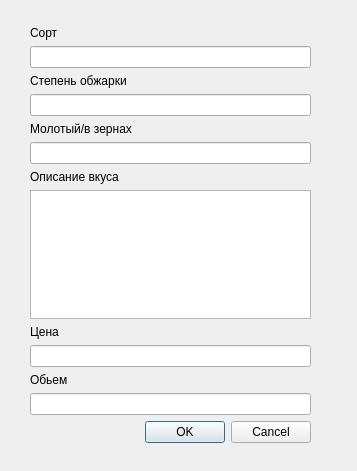
<?xml version="1.0" encoding="UTF-8"?>
<ui version="4.0">
 <class>Dialog</class>
 <widget class="QDialog" name="Dialog">
  <property name="geometry">
   <rect>
    <x>0</x>
    <y>0</y>
    <width>357</width>
    <height>471</height>
   </rect>
  </property>
  <property name="windowTitle">
   <string>Dialog</string>
  </property>
  <widget class="QWidget" name="verticalLayoutWidget">
   <property name="geometry">
    <rect>
     <x>30</x>
     <y>26</y>
     <width>281</width>
     <height>417</height>
    </rect>
   </property>
   <layout class="QVBoxLayout" name="verticalLayout">
    <item>
     <widget class="QLabel" name="label">
      <property name="text">
       <string>Сорт</string>
      </property>
     </widget>
    </item>
    <item>
     <widget class="QLineEdit" name="lineEdit"/>
    </item>
    <item>
     <widget class="QLabel" name="label_2">
      <property name="text">
       <string>Степень обжарки</string>
      </property>
     </widget>
    </item>
    <item>
     <widget class="QLineEdit" name="lineEdit_2"/>
    </item>
    <item>
     <widget class="QLabel" name="label_3">
      <property name="text">
       <string>Молотый/в зернах</string>
      </property>
     </widget>
    </item>
    <item>
     <widget class="QLineEdit" name="lineEdit_3"/>
    </item>
    <item>
     <widget class="QLabel" name="label_4">
      <property name="text">
       <string>Описание вкуса</string>
      </property>
     </widget>
    </item>
    <item>
     <widget class="QTextEdit" name="textEdit"/>
    </item>
    <item>
     <widget class="QLabel" name="label_5">
      <property name="text">
       <string>Цена</string>
      </property>
     </widget>
    </item>
    <item>
     <widget class="QLineEdit" name="lineEdit_4"/>
    </item>
    <item>
     <widget class="QLabel" name="label_6">
      <property name="text">
       <string>Обьем</string>
      </property>
     </widget>
    </item>
    <item>
     <widget class="QLineEdit" name="lineEdit_5"/>
    </item>
    <item>
     <widget class="QDialogButtonBox" name="buttonBox">
      <property name="orientation">
       <enum>Qt::Horizontal</enum>
      </property>
      <property name="standardButtons">
       <set>QDialogButtonBox::Cancel|QDialogButtonBox::Ok</set>
      </property>
     </widget>
    </item>
   </layout>
  </widget>
 </widget>
 <resources/>
 <connections>
  <connection>
   <sender>buttonBox</sender>
   <signal>accepted()</signal>
   <receiver>Dialog</receiver>
   <slot>accept()</slot>
   <hints>
    <hint type="sourcelabel">
     <x>248</x>
     <y>254</y>
    </hint>
    <hint type="destinationlabel">
     <x>157</x>
     <y>274</y>
    </hint>
   </hints>
  </connection>
  <connection>
   <sender>buttonBox</sender>
   <signal>rejected()</signal>
   <receiver>Dialog</receiver>
   <slot>reject()</slot>
   <hints>
    <hint type="sourcelabel">
     <x>316</x>
     <y>260</y>
    </hint>
    <hint type="destinationlabel">
     <x>286</x>
     <y>274</y>
    </hint>
   </hints>
  </connection>
 </connections>
</ui>
